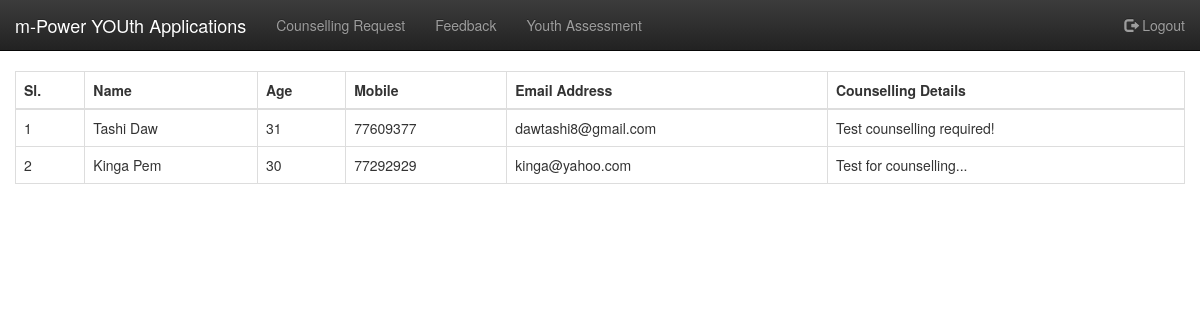
Before: / with the older database file.
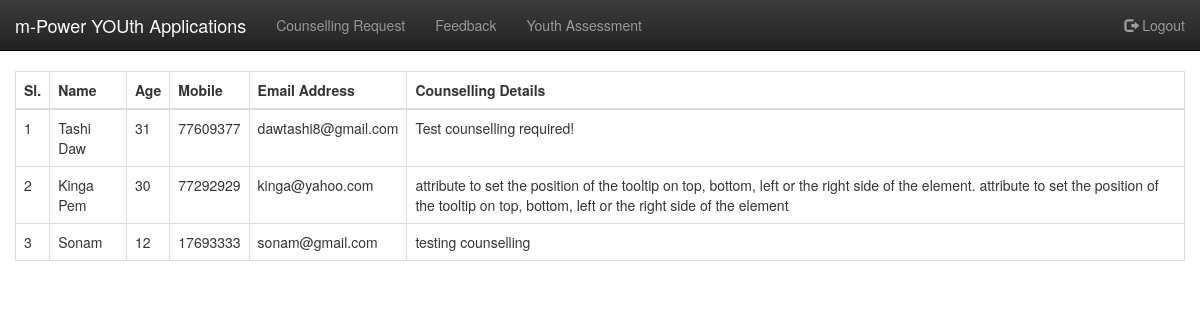
After: the same page with the newer database file.
### tables this page shows
CREATE TABLE `tbl_counselling_registration` (
  `registration_id` int(10) unsigned NOT NULL AUTO_INCREMENT,
  `applicant_name` varchar(72) DEFAULT NULL,
  `gender` enum('M','F') NOT NULL,
  `applicant_age` char(2) NOT NULL,
  `applicant_mobile` char(8) NOT NULL,
  `applicant_email` varchar(45) DEFAULT NULL,
  `dzongkhag_id` char(2) NOT NULL,
  `dzongkhag_area` varchar(45) DEFAULT NULL,
  `issue_id` smallint(5) unsigned NOT NULL,
  `counselling_details` mediumtext NOT NULL,
  `date_registered` datetime NOT NULL,
  PRIMARY KEY (`registration_id`),
  KEY `fk1_dzongkhag_id_idx` (`dzongkhag_id`),
  KEY `fk2_issue_id_idx` (`issue_id`),
  CONSTRAINT `fk1_dzongkhag_id` FOREIGN KEY (`dzongkhag_id`) REFERENCES `tbl_dzongkhags` (`dzongkhag_id`) ON DELETE NO ACTION ON UPDATE NO ACTION,
  CONSTRAINT `fk2_issue_id` FOREIGN KEY (`issue_id`) REFERENCES `tbl_counselling_issues` (`issue_id`) ON DELETE NO ACTION ON UPDATE NO ACTION
);

### index.php (the view, shortened to what this page needs)
<?php include_once("include/header.php");?>
<?php include_once("connection.php"); ?>
<div class="table-responsive">
  <table class="table table-bordered">
      <thead>
          <tr>
              <th>Sl.</th>
              <th>Name</th>
              <th>Age</th>
              <th>Mobile</th>
              <th>Email Address</th>
              <th>Counselling Details</th>
          </tr>
      </thead>
      <tbody>
<?php
  $query = "SELECT * FROM tbl_counselling_registration";
  $result = mysqli_query($link, $query);
  $i=1;
  while($row = mysqli_fetch_array($result, MYSQLI_ASSOC)){
  ?>
          <tr>
             <td><?php echo $i; ?></td>
              <td><?php echo $row['applicant_name']?></td>
              <td><?php echo $row['applicant_age']?></td>
              <td><?php echo $row['applicant_mobile']?></td>
              <td><?php echo $row['applicant_email']?></td>
              <td><?php echo $row['counselling_details'];?></td>
          </tr>
<?php
  $i++;
  }
?>
      </tbody>
  </table>
</div>
<?php include_once("include/footer.php");?>

### admin/include/header.php (shortened to what this page needs)
<!DOCTYPE html>
<html lang="en">
  <head>
    <link rel="stylesheet" href="https://maxcdn.bootstrapcdn.com/bootstrap/3.3.5/css/bootstrap.min.css">
<link rel="stylesheet" href="https://maxcdn.bootstrapcdn.com/bootstrap/3.3.5/css/bootstrap-theme.min.css">
<link rel="stylesheet" href="//cdn.datatables.net/plug-ins/1.10.7/integration/bootstrap/3/dataTables.bootstrap.css">
<link rel="stylesheet" href="//maxcdn.bootstrapcdn.com/font-awesome/4.3.0/css/font-awesome.min.css">
</head>
  <body>
<div id="top-nav" class="navbar navbar-inverse navbar-static-top">
    <div class="container-fluid">
        <div class="navbar-header">
            <a class="navbar-brand" href="#">m-Power YOUth Applications</a>
        </div>
       <div id="navbar" class="navbar-collapse collapse">
          <ul class="nav navbar-nav">
            <li><a href="counselling_request.php">Counselling Request</a></li>
            <li><a href="feedback.php">Feedback</a></li>
            <li><a href="youth_assessment.php">Youth Assessment</a></li>
          </ul>
          <ul class="nav navbar-nav navbar-right">
            <li><a href="logout.php"><i class="glyphicon glyphicon-log-out"></i> Logout</a></li>
          </ul>
        </div>
    </div>
</div>
<div class="container-fluid">
    <div class="row">
        <div class="col-sm-12">

Changed rows visible on the page:
changed tbl_counselling_registration "Kinga Pem": counselling_details "Test for counselling..." → "attribute to set the position of the tooltip on top, bottom, left or the right side of the element. attribute to set the position of the tooltip on top, bottom, left or the right side of the element"
added tbl_counselling_registration: applicant_name "Sonam", applicant_age "12", applicant_mobile "17693333", applicant_email "sonam@gmail.com", counselling_details "testing counselling"
